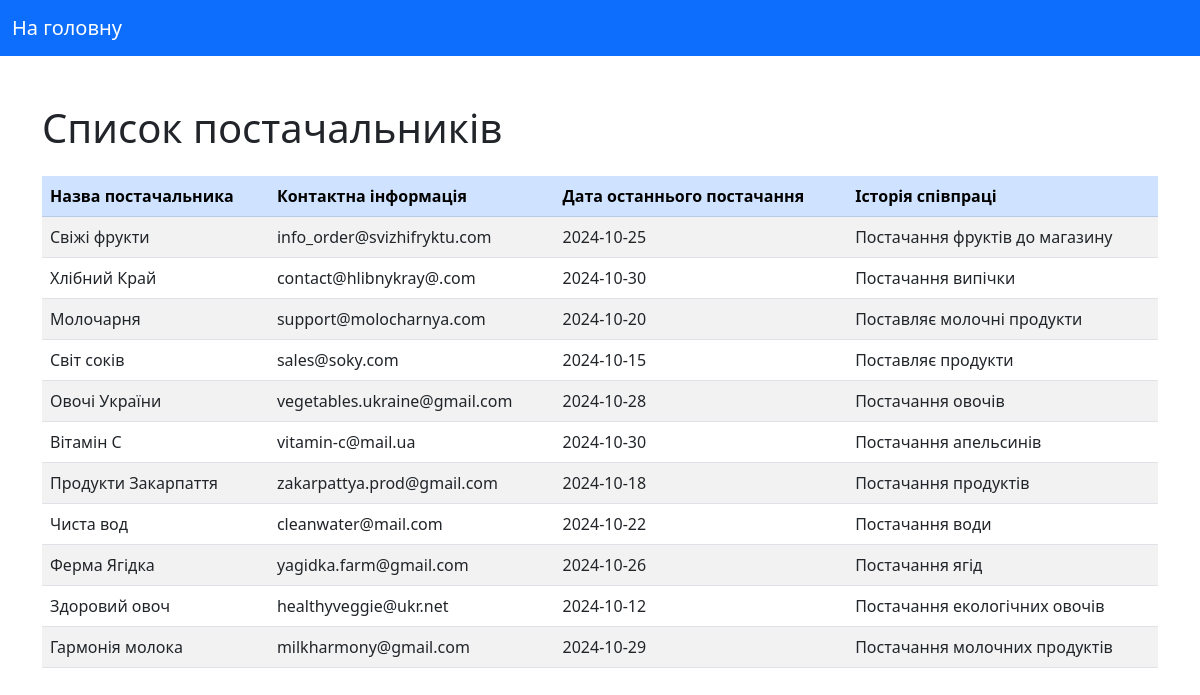
/suppliers.php, run on the app's committed database.
### tables this page shows
CREATE TABLE `suppliers` (
  `supplier_id` int(11) NOT NULL AUTO_INCREMENT,
  `supplier_name` varchar(100) NOT NULL,
  `contact_info` varchar(200) DEFAULT NULL,
  `last_supply_date` date DEFAULT NULL,
  `cooperation_history` text DEFAULT NULL,
  PRIMARY KEY (`supplier_id`)
);

### suppliers.php (the view, shortened to what this page needs)
<?php
include 'config.php';
$query = "SELECT supplier_id, supplier_name, contact_info, last_supply_date, cooperation_history FROM suppliers";
$result = $conn->query($query);
?>
<!DOCTYPE html>
<html lang="uk">
<head>
    <link href="https://cdn.jsdelivr.net/npm/bootstrap@5.3.0/dist/css/bootstrap.min.css" rel="stylesheet">
</head>
<body>
    <nav class="navbar navbar-expand-lg navbar-dark bg-primary">
        <div class="container-fluid">
            <a class="navbar-brand" href="index.php">На головну</a>
        </div>
    </nav>
    <div class="container mt-5">
        <h1 class="mb-4">Список постачальників</h1>
        <div class="table-responsive">
            <table class="table table-striped table-hover">
                <thead class="table-primary">
                    <tr>
                        <th>Назва постачальника</th>
                        <th>Контактна інформація</th>
                        <th>Дата останнього постачання</th>
                        <th>Історія співпраці</th>
                    </tr>
                </thead>
                <tbody>
                    <?php if ($result->num_rows > 0): ?>
                        <?php while ($row = $result->fetch_assoc()): ?>
                            <tr>
                                <td><?php echo htmlspecialchars($row['supplier_name']); ?></td>
                                <td><?php echo htmlspecialchars($row['contact_info']); ?></td>
                                <td><?php echo htmlspecialchars($row['last_supply_date'] ?: 'Не задано'); ?></td>
                                <td><?php echo htmlspecialchars($row['cooperation_history']); ?></td>
                            </tr>
                        <?php endwhile; ?>
                    <?php else: ?>
                        <tr>
                            <td colspan="4" class="text-center">Постачальники не знайдені.</td>
                        </tr>
                    <?php endif; ?>
                </tbody>
            </table>
        </div>
    </div>
</body>
</html>

### data on the page
suppliers: supplier_name "Свіжі фрукти", contact_info "info_order@svizhifryktu.com", last_supply_date "2024-10-25", cooperation_history "Постачання фруктів до магазину"
suppliers: supplier_name "Хлібний Край", contact_info "contact@hlibnykray@.com", last_supply_date "2024-10-30", cooperation_history "Постачання випічки"
suppliers: supplier_name "Молочарня", contact_info "support@molocharnya.com", last_supply_date "2024-10-20", cooperation_history "Поставляє молочні продукти"
suppliers: supplier_name "Світ соків", contact_info "sales@soky.com", last_supply_date "2024-10-15", cooperation_history "Поставляє продукти"
suppliers: supplier_name "Овочі України", contact_info "vegetables.ukraine@gmail.com", last_supply_date "2024-10-28", cooperation_history "Постачання овочів"
suppliers: supplier_name "Вітамін С", contact_info "vitamin-c@mail.ua", last_supply_date "2024-10-30", cooperation_history "Постачання апельсинів"
suppliers: supplier_name "Продукти Закарпаття", contact_info "zakarpattya.prod@gmail.com", last_supply_date "2024-10-18", cooperation_history "Постачання продуктів"
suppliers: supplier_name "Чиста вод", contact_info "cleanwater@mail.com", last_supply_date "2024-10-22", cooperation_history "Постачання води"
suppliers: supplier_name "Ферма Ягідка", contact_info "yagidka.farm@gmail.com", last_supply_date "2024-10-26", cooperation_history "Постачання ягід"
suppliers: supplier_name "Здоровий овоч", contact_info "healthyveggie@ukr.net", last_supply_date "2024-10-12", cooperation_history "Постачання екологічних овочів"
suppliers: supplier_name "Гармонія молока", contact_info "milkharmony@gmail.com", last_supply_date "2024-10-29", cooperation_history "Постачання молочних продуктів"
